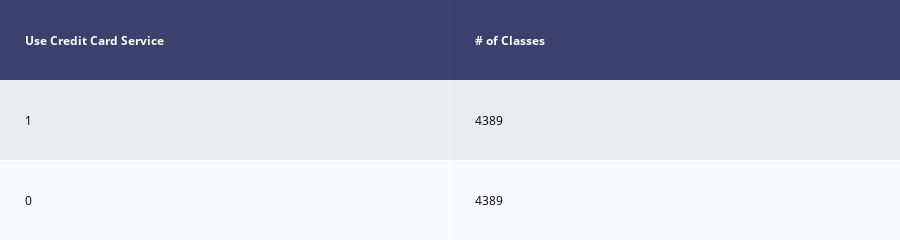

Notebook cell for this chart:
### Code cell
# Balance class Up Sampling
# As there is only 11 members that are using the mortgage service.
# Will upsample the 11 (yes) to 4952
# Evaluate imbalanced classification model with different metrics

# Class count
count_class_0, count_class_1 = df_prediction[var_to_predict[0]].value_counts()

# Divide by class
df_class_0 = df_prediction[df_prediction[var_to_predict[0]] == 0]
df_class_1 = df_prediction[df_prediction[var_to_predict[0]] == 1]


df_class_1_over = df_class_1.sample(count_class_0, replace=True)
df_test_over = pd.concat([df_class_0, df_class_1_over], axis=0)

print('Random over-sampling:')
print(df_test_over[var_to_predict[0]].value_counts())

draw_col_shape(df_test_over,var_to_predict)
plt.show()

### Figure 1 — Plotly figure (JSON) as saved in the notebook; plotly's stock layout.template omitted (floating-point values rounded to 4 significant figures)
{"data": [{"colorscale": [[0, "#00083e"], [0.5, "#ededee"], [1, "#ffffff"]], "hoverinfo": "none", "opacity": 0.75, "showscale": false, "type": "heatmap", "z": [[0, 0], [0.5, 0.5], [1, 1]]}], "layout": {"annotations": [{"align": "left", "font": {"color": "#ffffff"}, "showarrow": false, "text": "<b>Use Credit Card Service</b>", "x": -0.45, "xanchor": "left", "xref": "x", "y": 0, "yref": "y"}, {"align": "left", "font": {"color": "#ffffff"}, "showarrow": false, "text": "<b># of Classes</b>", "x": 0.55, "xanchor": "left", "xref": "x", "y": 0, "yref": "y"}, {"align": "left", "font": {"color": "#000000"}, "showarrow": false, "text": "1", "x": -0.45, "xanchor": "left", "xref": "x", "y": 1, "yref": "y"}, {"align": "left", "font": {"color": "#000000"}, "showarrow": false, "text": "4389", "x": 0.55, "xanchor": "left", "xref": "x", "y": 1, "yref": "y"}, {"align": "left", "font": {"color": "#000000"}, "showarrow": false, "text": "0", "x": -0.45, "xanchor": "left", "xref": "x", "y": 2, "yref": "y"}, {"align": "left", "font": {"color": "#000000"}, "showarrow": false, "text": "4389", "x": 0.55, "xanchor": "left", "xref": "x", "y": 2, "yref": "y"}], "height": 140, "margin": {"b": 0, "l": 0, "r": 0, "t": 0}, "xaxis": {"dtick": 1, "gridwidth": 2, "showticklabels": false, "tick0": -0.5, "ticks": "", "zeroline": false}, "yaxis": {"autorange": "reversed", "dtick": 1, "gridwidth": 2, "showticklabels": false, "tick0": 0.5, "ticks": "", "zeroline": false}}}
